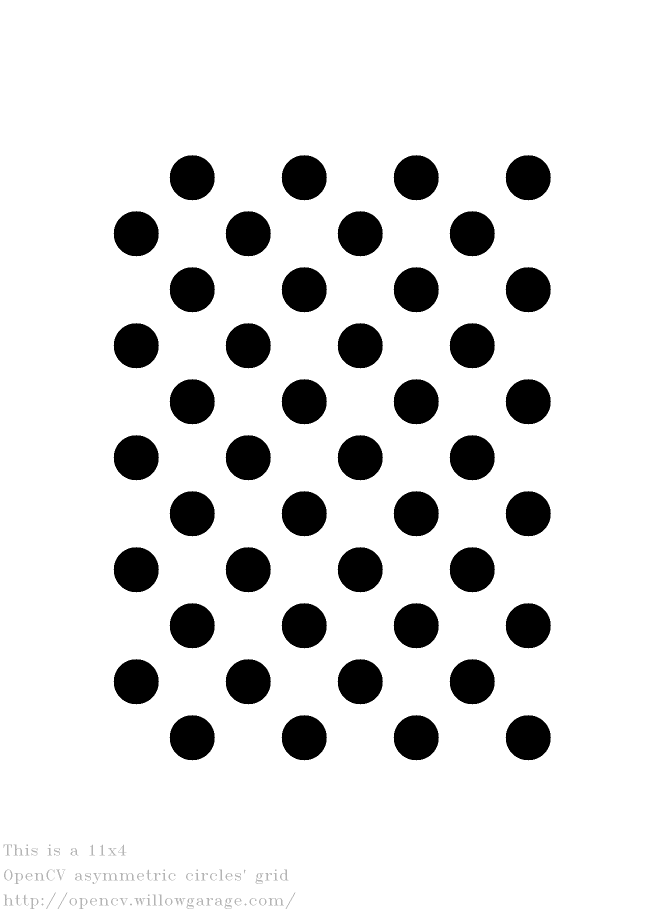
#> input picture scripts/Homography Generation/ref_img.png, 1330 x 1830 px (shown at 1/2 size)
$ python make_homography_reference.py
#> lines starting #> are read from the running program, lines starting #| are printed output that depends on the picture
"""
Alters the property of the homography reference image to used in generate_homography.py.
For instance the size of the image and how "high up" in the sky the new perspective is.

"""
import sys
import cv2 as cv

# Loads an image, in our case an asymetric circle pattern
src = cv.imread("ref_img.png")
#> src is the input picture: shape (1830, 1330, 3); min 0, max 255, mean 225.5

# The boarder represents how "zoomed out" the new perspective is.
top = int(0.5 * src.shape[0])  # shape[0] = rows
#> top = 915
bottom = 30
left = int(0.35 * src.shape[1])  # shape[1] = cols
#> left = 465
right = left
#> right = 465
value = [255, 255, 255]

dst = cv.copyMakeBorder(src, top, bottom, left, right, cv.BORDER_CONSTANT, None, value)
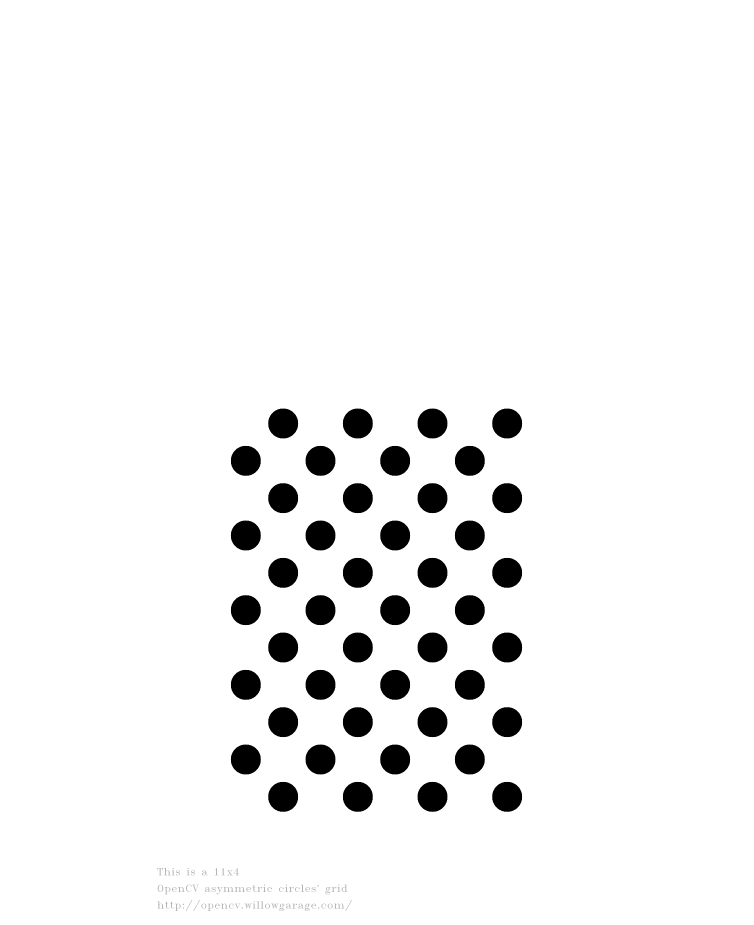
#> dst: shape (2775, 2260, 3) (shown at 1/3 size); min 0, max 255, mean 243.5

# Scale the resolution of the image.
scale_percent = 30  # percent of original size
width = int(dst.shape[1] * scale_percent / 100)
#> width = 678
height = int(dst.shape[0] * scale_percent / 100)
#> height = 832
dim = (width, height)
#> dim = (678, 832)
# resize image
resized = cv.resize(dst, dim, interpolation=cv.INTER_AREA)[: int(height * .88), :]
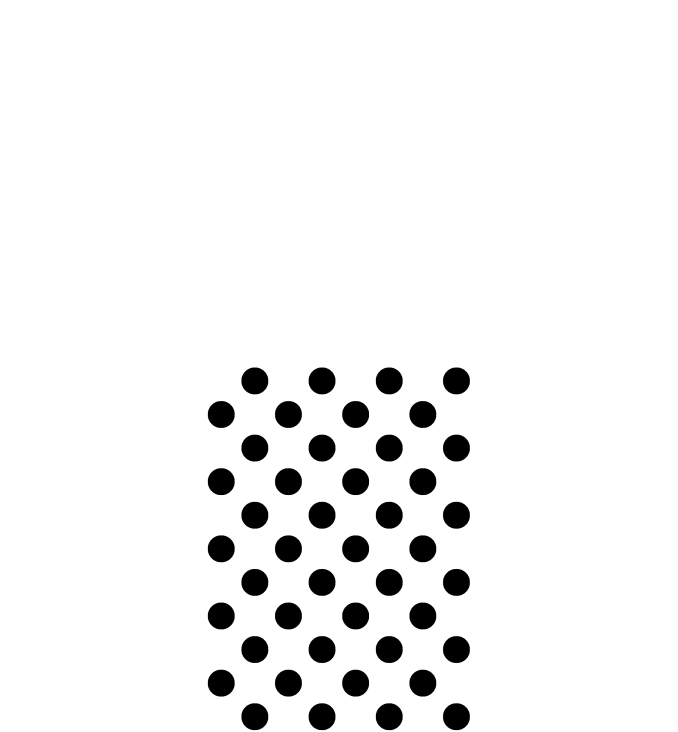
#> resized: shape (732, 678, 3); min 0, max 255, mean 242.1

print('Resized Dimensions : ', resized.shape)
#| Resized Dimensions :  (732, 678, 3)

cv.imwrite("new_ref.jpg", resized)

cv.imshow("Resized image", resized)
cv.waitKey(1000)
